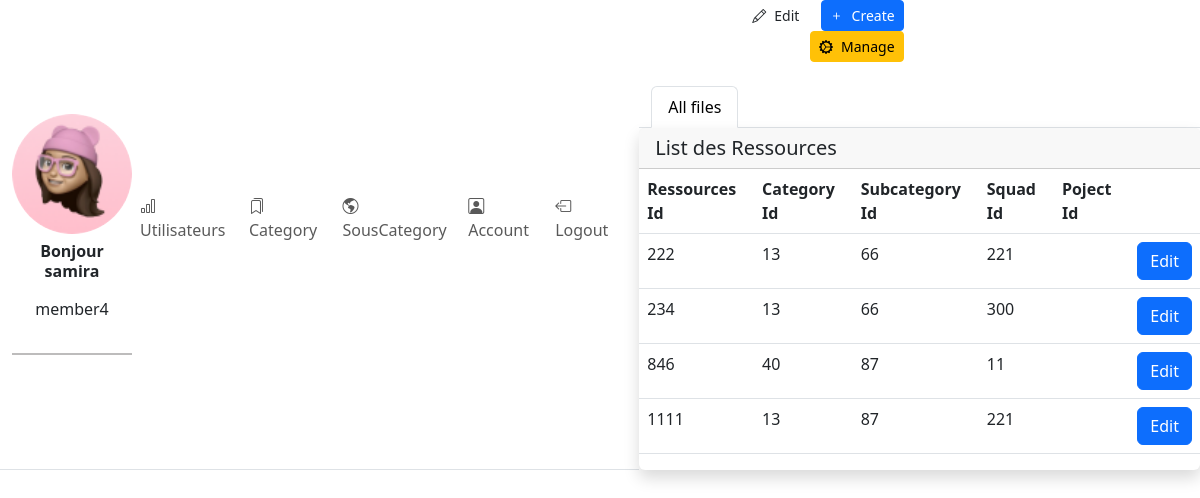
Screenshot of /pages/Resources.php (signed in) with the database file from the repository.
### tables this page shows
CREATE TABLE `ressources` (
  `ResourceID` int(11) NOT NULL,
  `CategoryID` int(11) DEFAULT NULL,
  `SubcategoryID` int(11) DEFAULT NULL,
  `SquadID` int(11) DEFAULT NULL,
  `ProjectID` int(11) DEFAULT NULL
);

### pages/Resources.php (the view, shortened to what this page needs)
<!DOCTYPE html>
<html lang="en">
<head>
    <link rel="stylesheet" href="https://cdn.jsdelivr.net/npm/bootstrap@5.3.0/dist/css/bootstrap.min.css">
    <link href="https://cdn.jsdelivr.net/npm/@sweetalert2/theme-dark@4/dark.css" rel="stylesheet">
    <link rel="stylesheet" href="../css/page.css">
</head>
<body>
    <?php include('./component/sidebar.php') ?>
    <div class="h-screen flex-grow-1 overflow-y-lg-auto">
        <header class="bg-surface-primary border-bottom pt-6">
            <div class="container-fluid">
                <div class="mb-npx">
                    <div class="row align-items-center">
                        <div class="col-sm-6 col-12 text-sm-end ">
                            <div class="mx-n1">
                                <a href="#" class="btn d-inline-flex btn-sm btn-neutral border-base mx-1">
                                    <span class=" pe-2">
                                        <i class="bi bi-pencil"></i>
                                    </span>
                                    <span>Edit</span>
                                </a>
                                <a href="#" class="btn d-inline-flex btn-sm btn-primary mx-1" data-bs-toggle="modal" data-bs-target="#createUserModal">
                                    <span class=" pe-2">
                                        <i class="bi bi-plus"></i>
                                    </span>
                                    <span>Create</span>
                                </a>
                                <a href="#" class="btn d-inline-flex btn-sm btn-warning mx-1">
                                    <span class=" pe-2">
                                        <i class="bi bi-gear-wide-connected"></i>
                                    </span>
                                    <span>Manage</span>
                                </a>
                            </div>
                        </div>
                    </div>
                    <ul class="nav nav-tabs mt-4 overflow-x border-0">
                        <li class="nav-item ">
                            <a href="#" class="nav-link active">All files</a>
                        </li>
                    </ul>
                </div>
            </div>
        </header>
        <div class="card shadow border-0 mb-7">
            <div class="card-header">
                <h5 class="mb-0">List des Ressources</h5>
            </div>
            <div class="table-responsive">
                <?php
                include 'connexion.php';
                $result = $con->query("SELECT * FROM ressources");
                ?>
                <table class="table table-hover table-nowrap">
                    <thead class="thead-light">
                        <tr>
                            <th scope="col">Ressources Id</th>
                            <th scope="col">Category Id</th>
                            <th scope="col">Subcategory Id</th>
                            <th scope="col">Squad Id</th>
                            <th scope="col">Poject Id</th>
                            <th></th>
                        </tr>
                    </thead>
                    <tbody>
                        <?php foreach ($result as $value) : ?>
                            <tr>
                                <td><?php echo $value['ResourceID'] ?></td>
                                <td><?php echo $value['CategoryID'] ?></td>
                                <td><?php echo $value['SubcategoryID'] ?></td>
                                <td><?php echo $value['SquadID'] ?></td>
                                <td>
                                    <span class="badge badge-lg badge-dot">
                                    </span>
                                </td>
                                <td class="text-end">
                                    <button type="button" class="btn btn-primary edit-btn" data-bs-toggle="modal" data-bs-target="#userProfileModal<?php echo $value['ResourceID']; ?>">Edit</button>
                                </td>
                            </tr>
                        <?php endforeach; ?>
                    </tbody>
                </table>
            </div>
        </div>
</body>
</html>

### rows the page displays
ressources: ResourceID "222", CategoryID "13", SubcategoryID "66", SquadID "221"
ressources: ResourceID "234", CategoryID "13", SubcategoryID "66", SquadID "300"
ressources: ResourceID "846", CategoryID "40", SubcategoryID "87", SquadID "11"
ressources: ResourceID "1111", CategoryID "13", SubcategoryID "87", SquadID "221"

### other values shown
$_SESSION['name'] "samira"
$_SESSION['role'] "member4"
